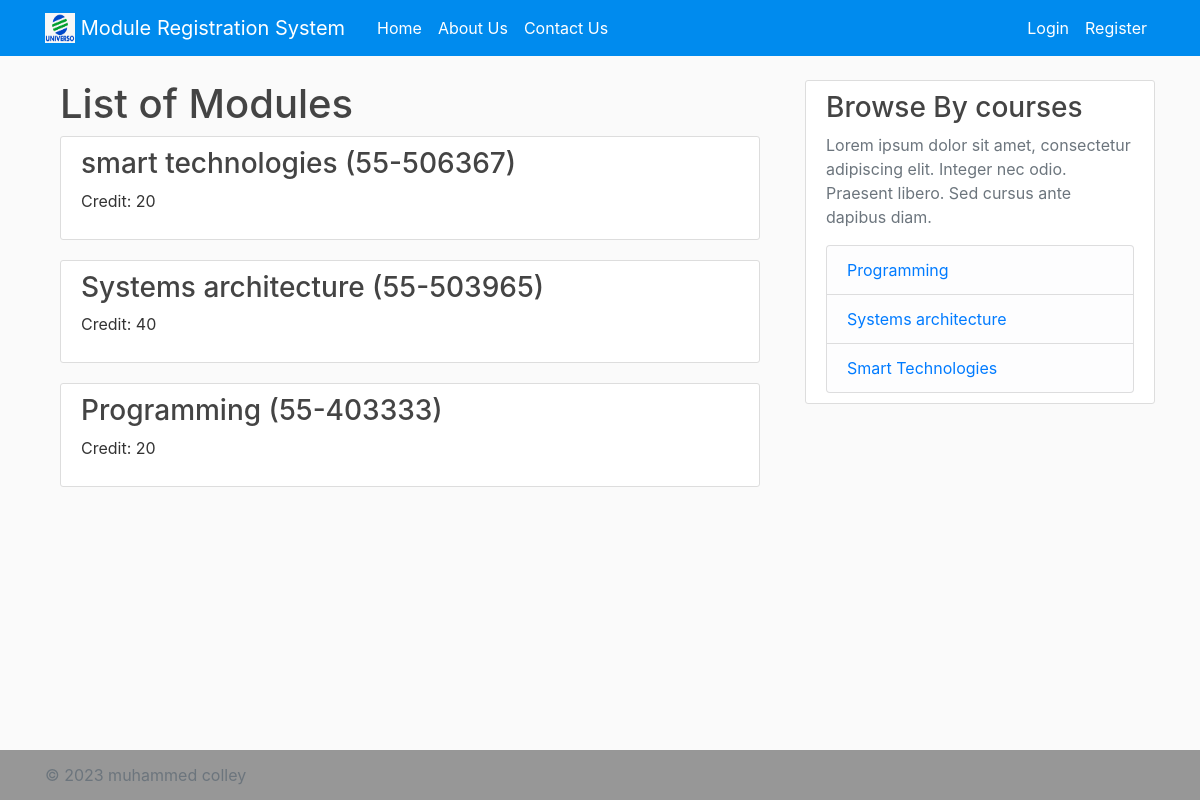
The app's page /modules/ with its own data.
### registration_app/models.py (models this page shows, shortened)
class Module(models.Model):
    name = models.CharField(max_length=255)
    code = models.CharField(max_length=10)
    credit = models.PositiveIntegerField()
    category = models.CharField(max_length=50)
    description = models.TextField()
    availability = models.BooleanField(default=True)
    courses_allowed = models.ManyToManyField(Group)

### registration_app/views.py (the view)
# urls.py: path('modules/', views.list_of_modules, name='list_of_modules'),
def list_of_modules(request):
    courses = Course.objects.all()
    modules = Module.objects.all()
    return render(request, 'list_of_modules.html', {'courses': courses, 'modules': modules})

### registration_app/templates/list_of_modules.html
{% extends 'base.html' %}
{% block content %}
<div class="col-md-12">
    <h1>List of Modules</h1>
    {% for module in modules %}
    <article class="media content-section">
        <div class="media-body">
            <h3><a class="article-title" href="{% url 'module_details' module.code %}">{{ module.name }} ({{ module.code }})</a></h3>
            <p class="article-content">Credit: {{ module.credit }}</p>
        </div>
    </article>
    {% endfor %}
</div>
{% endblock %}

### registration_app/static/styles.css (style rules this page uses)
html { position: relative; min-height: 100%; }
body { background: #fafafa; color: #333333; margin-top: 5rem; margin-bottom: 50px; }
h1, h2, h3, h4, h5, h6 { color: #444444; }
.content-section { background: #ffffff; padding: 10px 20px; border: 1px solid #dddddd; border-radius: 3px; margin-bottom: 20px; }
.article-title { color: #444444; }
.article-content { white-space: pre-line; }

### records on screen
Module: name "smart technologies", code "55-506367", credit "20"
Module: name "Systems architecture", code "55-503965", credit "40"
Module: name "Programming", code "55-403333", credit "20"
